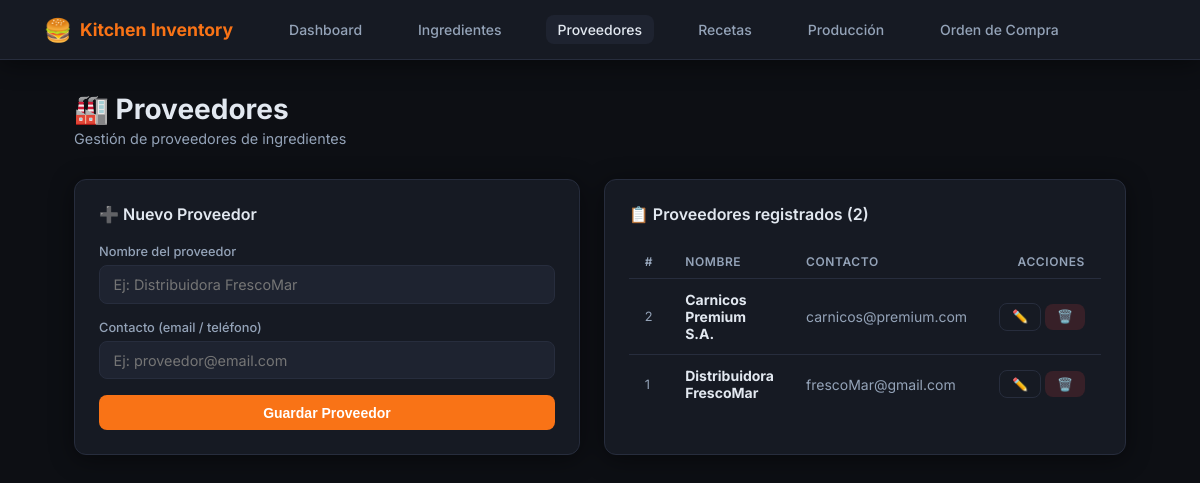
/proveedores, run on the app's committed database.
### models.py (models this page shows, shortened)
class Proveedor(db.Model):
    __tablename__ = "proveedores"
    id = db.Column(db.Integer, primary_key=True)
    nombre = db.Column(db.String(100), nullable=False, unique=True)
    contacto = db.Column(db.String(100))
    ingredientes = db.relationship("Ingrediente", backref="proveedor", lazy=True)

### app.py (the view, shortened to what this page needs)
@app.route("/proveedores", methods=["GET", "POST"])
def proveedores():
    proveedores_ = Proveedor.query.order_by(Proveedor.nombre).all()
    return render_template("proveedores.html", proveedores=proveedores_)

### templates/proveedores.html (shortened to what this page needs)
{% extends "base.html" %}
{% block content %}
<div class="page-header">
  <h1>🏭 Proveedores</h1>
  <p>Gestión de proveedores de ingredientes</p>
</div>
<div class="grid-2">
  <div class="card">
    <div class="card-title">➕ Nuevo Proveedor</div>
    <form method="POST" action="/proveedores">
      <div class="form-group">
        <label>Nombre del proveedor</label>
        <input type="text" name="nombre" placeholder="Ej: Distribuidora FrescoMar" required/>
      </div>
      <div class="form-group">
        <label>Contacto (email / teléfono)</label>
        <input type="text" name="contacto" placeholder="Ej: proveedor@email.com"/>
      </div>
      <button type="submit" class="btn btn-primary" style="width:100%;justify-content:center;">Guardar Proveedor</button>
    </form>
  </div>
  <div class="card">
    <div class="card-title">📋 Proveedores registrados ({{ proveedores|length }})</div>
    {% if proveedores %}
      <table>
        <thead>
          <tr><th>#</th><th>Nombre</th><th>Contacto</th><th style="text-align:right;">Acciones</th></tr>
        </thead>
        <tbody>
          {% for p in proveedores %}
          <tr>
            <td style="color:var(--muted);font-size:.8rem;">{{ p.id }}</td>
            <td><strong>{{ p.nombre }}</strong></td>
            <td style="color:var(--muted);">{{ p.contacto or '—' }}</td>
            <td style="text-align:right;white-space:nowrap;">
              <button class="btn btn-outline btn-sm" onclick="abrirEditar({{ p.id }}, '{{ p.nombre }}', '{{ p.contacto or '' }}')" title="Editar">✏️</button>
              <button class="btn btn-sm" style="background:rgba(239,68,68,.15);color:var(--red);" onclick="confirmarEliminar('{{ p.nombre }}', '/proveedores/{{ p.id }}/eliminar')" title="Eliminar">🗑️</button>
            </td>
          </tr>
          {% endfor %}
        </tbody>
      </table>
    {% else %}
      <div class="empty-state"><span>📭</span>Sin proveedores aún</div>
    {% endif %}
  </div>
</div>
{% endblock %}

### templates/base.html (style rules this page uses)
*, *::before, *::after { box-sizing: border-box; margin: 0; padding: 0; }
:root { --bg: #0d0f14; --surface: #161a23; --surface2: #1e2330; --border: #272d3d; --accent: #f97316; --accent2: #fb923c; --green: #22c55e; --red: #ef4444; --yellow: #eab308; --text: #e2e8f0; --muted: #94a3b8; --radius: 12px; --shadow: 0 4px 24px rgba(0,0,0,.45); }
body { font-family: 'Inter', sans-serif; background: var(--bg); color: var(--text); min-height: 100vh; }
.page-header { margin-bottom: 2rem; }
.page-header h1 { font-size: 1.75rem; font-weight: 700; color: var(--text); }
.page-header p { color: var(--muted); margin-top: .25rem; font-size: .9rem; }
.card { background: var(--surface); border: 1px solid var(--border); border-radius: var(--radius); padding: 1.5rem; box-shadow: var(--shadow); }
.card-title { font-size: 1rem; font-weight: 600; margin-bottom: 1.25rem; display: flex; align-items: center; gap: .5rem; }
.grid-2 { display: grid; grid-template-columns: 1fr 1fr; gap: 1.5rem; }
.form-group { margin-bottom: 1rem; }
label { display: block; font-size: .8rem; font-weight: 500; color: var(--muted); margin-bottom: .4rem; }
input, select, textarea { width: 100%; background: var(--surface2); border: 1px solid var(--border); border-radius: 8px; color: var(--text); padding: .6rem .85rem; font-size: .9rem; font-family: inherit; transition: border-color .2s; outline: none; }
.btn { display: inline-flex; align-items: center; gap: .4rem; padding: .6rem 1.25rem; border-radius: 8px; font-size: .875rem; font-weight: 600; border: none; cursor: pointer; text-decoration: none; transition: all .2s; }
.btn-primary { background: var(--accent); color: #fff; }
.btn-outline { background: transparent; color: var(--muted); border: 1px solid var(--border); }
.btn-sm { padding: .35rem .75rem; font-size: .8rem; }
table { width: 100%; border-collapse: collapse; font-size: .875rem; }
th { text-align: left; padding: .6rem 1rem; font-size: .75rem; font-weight: 600; color: var(--muted); text-transform: uppercase; letter-spacing: .05em; border-bottom: 1px solid var(--border); }
td { padding: .75rem 1rem; border-bottom: 1px solid var(--border); vertical-align: middle; }
tr:last-child td { border-bottom: none; }

### data on the page
Proveedor: id "2", nombre "Carnicos Premium S.A.", contacto "carnicos@premium.com"
Proveedor: id "1", nombre "Distribuidora FrescoMar", contacto "frescoMar@gmail.com"

### other printed values
{{ proveedores|length }} "2"
